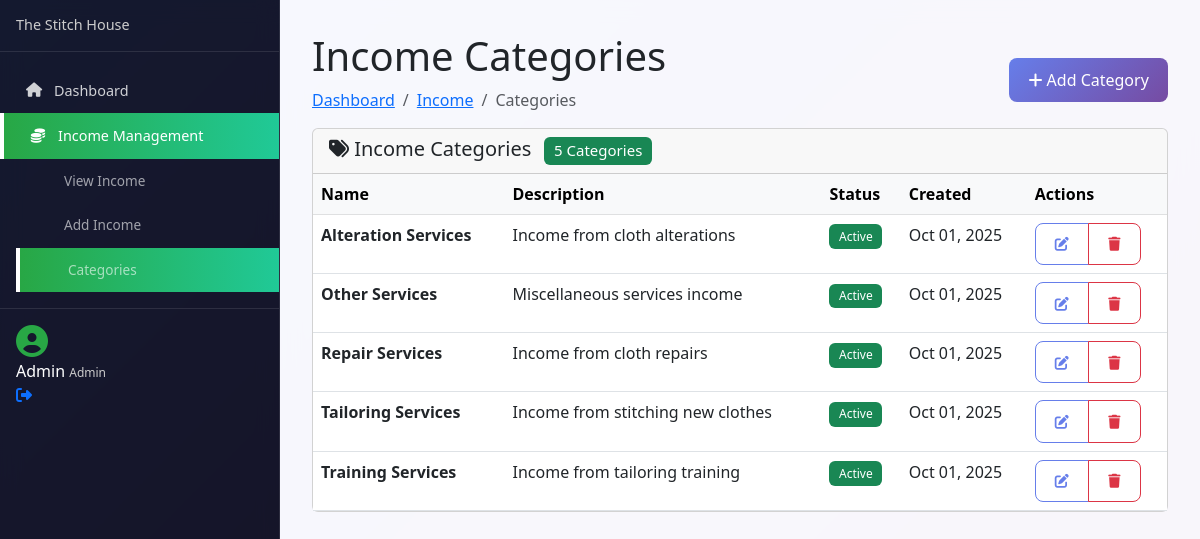
/admin/income-categories.php (signed in), run on the app's committed database.
### tables this page shows
CREATE TABLE `users` (
  `id` bigint(20) UNSIGNED NOT NULL,
  `name` varchar(255) NOT NULL,
  `email` varchar(255) NOT NULL,
  `username` varchar(255) NOT NULL,
  `email_verified_at` timestamp NULL DEFAULT NULL,
  `password` varchar(255) NOT NULL,
  `avatar` varchar(255) DEFAULT NULL,
  `phone` varchar(20) DEFAULT NULL,
  `role` enum('admin','manager','staff','customer') DEFAULT 'customer',
  `status` enum('active','inactive') DEFAULT 'active',
  `remember_token` varchar(100) DEFAULT NULL,
  `created_at` timestamp NULL DEFAULT NULL,
  `updated_at` timestamp NULL DEFAULT NULL
);

CREATE TABLE `inc_cat` (
  `id` bigint(20) UNSIGNED NOT NULL,
  `name` varchar(255) NOT NULL,
  `description` text DEFAULT NULL,
  `status` enum('active','inactive') DEFAULT 'active',
  `created_at` timestamp NULL DEFAULT NULL,
  `updated_at` timestamp NULL DEFAULT NULL
);

### admin/includes/config.php (called while the page is built, shortened)
<?php
function isUserLoggedIn() {
    return isset($_SESSION['user_id']) && !empty($_SESSION['user_id']);
}
function getCurrentAdmin($mysqli) {
    try {
        $stmt = $mysqli->prepare("SELECT id, name, email, role, status FROM users WHERE id = ? AND status = 'active'");
        $stmt->bind_param("i", $_SESSION['user_id']);
        $stmt->execute();
        $result = $stmt->get_result();
        $user = $result->fetch_assoc();
        return $user;
    } catch (Exception $e) {
        return null;
    }
}
function formatDate($date, $format = 'M d, Y') {
    return date($format, strtotime($date));
}
?>

### admin/income-categories.php (the view, shortened to what this page needs)
<?php
require_once 'includes/config.php';
$currentAdmin = getCurrentAdmin($mysqli);
try {
    $result = $mysqli->query("SELECT * FROM inc_cat ORDER BY name");
    $categories = [];
    if ($result) {
        while ($row = $result->fetch_assoc()) {
            $categories[] = $row;
        }
    }
} catch(Exception $e) {
    $categories = [];
    showError("Error fetching income categories: " . $e->getMessage());
}
?>
<!DOCTYPE html>
<html lang="en">
<head>
    <link href="https://cdn.jsdelivr.net/npm/bootstrap@5.3.0/dist/css/bootstrap.min.css" rel="stylesheet">
    <link href="https://cdnjs.cloudflare.com/ajax/libs/font-awesome/6.4.0/css/all.min.css" rel="stylesheet">
    <link href="assets/admin.css" rel="stylesheet">
</head>
<body class="admin-body">
    <div class="admin-wrapper">
        <nav class="admin-sidebar">
            <div class="sidebar-header">
                <h4 class="sidebar-title">The Stitch House</h4>
            </div>
            <div class="sidebar-menu">
                <ul class="nav flex-column">
                    <li class="nav-item">
                        <a class="nav-link" href="dashboard.php">
                            <i class="fas fa-home"></i>
                            <span>Dashboard</span>
                        </a>
                    </li>
                    <li class="nav-item dropdown">
                        <a class="nav-link dropdown-toggle active" href="#" data-bs-toggle="collapse" data-bs-target="#incomeMenu">
                            <i class="fas fa-coins"></i>
                            <span>Income Management</span>
                        </a>
                        <div class="collapse show" id="incomeMenu">
                            <ul class="nav flex-column ms-3">
                                <li class="nav-item">
                                    <a class="nav-link" href="income.php">View Income</a>
                                </li>
                                <li class="nav-item">
                                    <a class="nav-link" href="add-income.php">Add Income</a>
                                </li>
                                <li class="nav-item">
                                    <a class="nav-link active" href="income-categories.php">Categories</a>
                                </li>
                            </ul>
                        </div>
                    </li>
                </ul>
            </div>
            <div class="sidebar-footer">
                <div class="admin-user-info">
                    <div class="admin-avatar">
                        <i class="fas fa-user-circle"></i>
                    </div>
                    <div class="admin-details">
                        <span class="admin-name"><?= htmlspecialchars($currentAdmin['name']) ?></span>
                        <small class="admin-role"><?= ucfirst($currentAdmin['role']) ?></small>
                    </div>
                    <a href="logout.php" class="logout-btn" title="Logout">
                        <i class="fas fa-sign-out-alt"></i>
                    </a>
                </div>
            </div>
        </nav>
        <main class="admin-content">
            <div class="content-header">
                <div class="d-flex justify-content-between align-items-center">
                    <div>
                        <h1 class="content-title">Income Categories</h1>
                        <nav aria-label="breadcrumb">
                            <ol class="breadcrumb">
                                <li class="breadcrumb-item"><a href="dashboard.php">Dashboard</a></li>
                                <li class="breadcrumb-item"><a href="income.php">Income</a></li>
                                <li class="breadcrumb-item active">Categories</li>
                            </ol>
                        </nav>
                    </div>
                    <div class="header-actions">
                        <button class="btn btn-primary" data-bs-toggle="modal" data-bs-target="#addCategoryModal">
                            <i class="fas fa-plus"></i> Add Category
                        </button>
                    </div>
                </div>
            </div>
            <div class="card">
                <div class="card-header">
                    <h5 class="card-title mb-0">
                        <i class="fas fa-tags"></i> Income Categories
                        <span class="badge bg-success ms-2"><?= count($categories) ?> Categories</span>
                    </h5>
                </div>
                <div class="card-body p-0">
                    <?php if (empty($categories)): ?>
                        <div class="text-center py-5">
                            <i class="fas fa-tags fa-3x text-muted mb-3"></i>
                            <h5 class="text-muted">No income categories found</h5>
                            <p class="text-muted">Create categories to organize your income types</p>
                            <button class="btn btn-primary" data-bs-toggle="modal" data-bs-target="#addCategoryModal">
                                <i class="fas fa-plus"></i> Add First Category
                            </button>
                        </div>
                    <?php else: ?>
                        <div class="table-responsive">
                            <table class="table table-hover mb-0">
                                <thead class="table-light">
                                    <tr>
                                        <th>Name</th>
                                        <th>Description</th>
                                        <th>Status</th>
                                        <th>Created</th>
                                        <th>Actions</th>
                                    </tr>
                                </thead>
                                <tbody>
                                    <?php foreach ($categories as $category): ?>
                                        <tr>
                                            <td>
                                                <strong><?= htmlspecialchars($category['name']) ?></strong>
                                            </td>
                                            <td><?= htmlspecialchars($category['description']) ?></td>
                                            <td>
                                                <span class="badge bg-<?= $category['status'] == 'active' ? 'success' : 'secondary' ?>">
                                                    <?= ucfirst($category['status']) ?>
                                                </span>
                                            </td>
                                            <td><?= formatDate($category['created_at']) ?></td>
                                            <td>
                                                <div class="btn-group" role="group">
                                                    <button type="button" class="btn btn-sm btn-outline-primary"
                                                            onclick="editCategory(<?= $category['id'] ?>, '<?= htmlspecialchars($category['name']) ?>', '<?= htmlspecialchars($category['description']) ?>', '<?= $category['status'] ?>')">
                                                        <i class="fas fa-edit"></i>
                                                    </button>
                                                    <button type="button" class="btn btn-sm btn-outline-danger"
                                                            onclick="deleteCategory(<?= $category['id'] ?>, '<?= htmlspecialchars($category['name']) ?>')">
                                                        <i class="fas fa-trash"></i>
                                                    </button>
                                                </div>
                                            </td>
                                        </tr>
                                    <?php endforeach; ?>
                                </tbody>
                            </table>
                        </div>
                    <?php endif; ?>
                </div>
            </div>
        </main>
    </div>
</body>
</html>

### admin/assets/admin.css (style rules this page uses)
* { box-sizing: border-box; }
.admin-wrapper * { box-sizing: border-box !important; }
.admin-main .admin-content, .admin-main > .container, .admin-main > .container-fluid, main.admin-content { width: 100% !important; max-width: none !important; padding-left: 2rem !important; padding-right: 2rem !important; }
main.admin-content { margin-left: 280px !important; width: calc(100% - 280px) !important; background: rgba(255, 255, 255, 0.95) !important; backdrop-filter: blur(10px) !important; min-height: 100vh !important; position: relative !important; }
@media (min-width: 993px) { .admin-wrapper { display: flex !important; width: 100% !important; } }
@media (min-width: 993px) { .admin-sidebar { flex: 0 0 280px !important; width: 280px !important; position: fixed !important; top: 0 !important; left: 0 !important; height: 100vh !important; z-index: 1000 !important; } }
body.admin-body { margin: 0 !important; padding: 0 !important; background: linear-gradient(135deg, #667eea 0%, #764ba2 100%) !important; font-family: 'Segoe UI', Tahoma, Geneva, Verdana, sans-serif !important; overflow-x: hidden !important; }
.admin-wrapper, body.admin-body > div:first-child { display: flex !important; min-height: 100vh !important; width: 100% !important; }
.admin-body { margin: 0 !important; padding: 0 !important; background: linear-gradient(135deg, #667eea 0%, #764ba2 100%) !important; font-family: 'Segoe UI', Tahoma, Geneva, Verdana, sans-serif !important; overflow-x: hidden !important; }
.admin-wrapper { display: flex !important; min-height: 100vh !important; width: 100% !important; }
.admin-sidebar { width: 280px !important; min-width: 280px !important; max-width: 280px !important; background: rgba(0, 0, 0, 0.8) !important; color: white !important; position: fixed !important; top: 0 !important; left: 0 !important; height: 100vh !important; overflow-y: auto !important; backdrop-filter: blur(10px) !important; border-right: 1px solid rgba(255, 255, 255, 0.1) !important; z-index: 1000 !important; }
.sidebar-header { padding: 1rem; border-bottom: 1px solid rgba(255, 255, 255, 0.1); }
.sidebar-title { font-size: 0.9rem; color: #ccc; margin: 0; line-height: 1.3; font-weight: 400; }
.sidebar-menu { padding: 1rem 0; flex: 1; }
.sidebar-menu .nav-link { color: rgba(255, 255, 255, 0.8); padding: 0.75rem 1.5rem; display: flex; align-items: center; text-decoration: none; transition: all 0.3s ease; border: none; background: none; font-size: 0.9rem; }
.sidebar-menu .nav-link.active { background: linear-gradient(90deg, #28a745, #20c997); color: white; border-left: 4px solid #ffffff; }
.sidebar-menu .nav-link i { width: 20px; margin-right: 10px; text-align: center; }
.sidebar-menu .dropdown-toggle::after { display: none; }
.sidebar-menu .collapse .nav-link { padding-left: 3rem; font-size: 0.85rem; color: rgba(255, 255, 255, 0.6); }
.sidebar-footer { padding: 1rem; border-top: 1px solid rgba(255, 255, 255, 0.1); margin-top: auto; }
.admin-avatar { margin-right: 10px; }
.admin-avatar i { font-size: 2rem; color: #28a745; }
.admin-details small { color: #ccc; font-size: 0.75rem; }
.header-actions .btn { position: relative; }
.admin-content { padding: 2rem !important; width: 100% !important; overflow-x: auto !important; }
.btn { border-radius: 8px; font-weight: 500; padding: 0.6rem 1.2rem; }
.btn-primary { background: linear-gradient(135deg, #667eea 0%, #764ba2 100%); border: none; }
.btn-outline-primary { border-color: #667eea; color: #667eea; }
.badge { font-weight: 500; padding: 0.4rem 0.6rem; border-radius: 6px; }

### data on the page
users: name "Admin", role "Admin"
inc_cat: name "Alteration Services", description "Income from cloth alterations", status "Active", created_at "Oct 01, 2025"
inc_cat: name "Other Services", description "Miscellaneous services income", status "Active", created_at "Oct 01, 2025"
inc_cat: name "Repair Services", description "Income from cloth repairs", status "Active", created_at "Oct 01, 2025"
inc_cat: name "Tailoring Services", description "Income from stitching new clothes", status "Active", created_at "Oct 01, 2025"
inc_cat: name "Training Services", description "Income from tailoring training", status "Active", created_at "Oct 01, 2025"

### other printed values
count($categories) "5"
